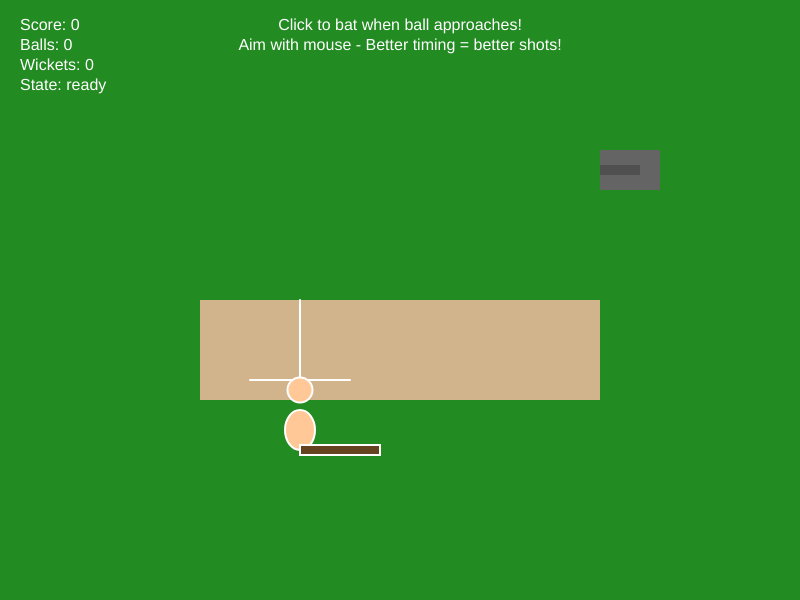
Frame 1 (no input)
Frame 60 (no input): identical to frame 1, image omitted
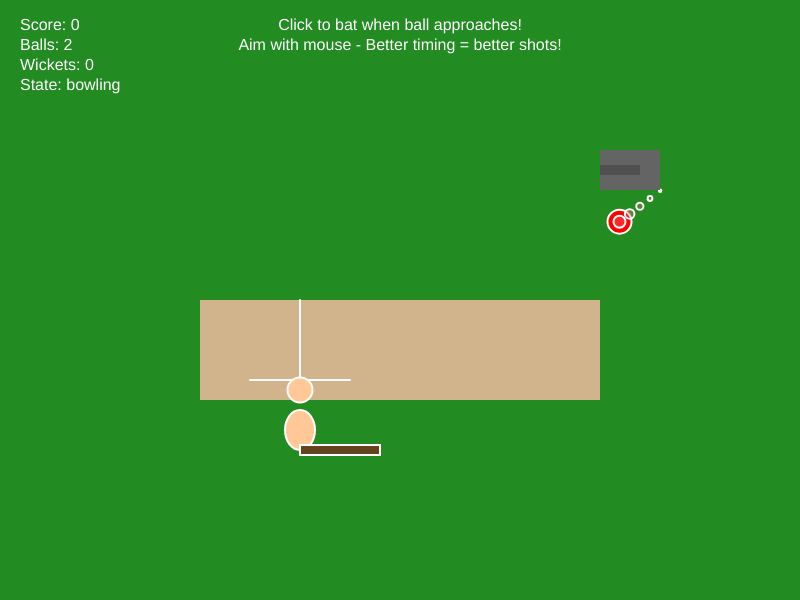
Frame 120 (the mouse pressed at the canvas centre since frame 60)

The p5.js sketch that drew these frames (run headless with seeded random() and noise() and a simulated clock; from frame 60 on, the mouse is pressed at the canvas centre):

// p5.js sketch
// ── sketch.js
// sketch.js - Working Cricket Game
let batsmanX, batsmanY;
let ballX, ballY, ballSpeedX, ballSpeedY;
let score = 0;
let ballsBowled = 0;
let wickets = 0;
let gameState = "ready"; // ready, bowling, batting, scored, out
let ballInAir = false;
let shotPower = 0;
let timing = 0;
let ballSize = 12;
let batAngle = 0;
let swingProgress = 0;
let lastBallTime = 0;
let ballInterval = 1500;

// Pitch dimensions
let pitch = {
    x: 200,
    y: 300,
    width: 400,
    height: 100
};

function setup() {
    createCanvas(800, 600);
    resetBatsman();
    resetBall();
}

function resetBatsman() {
    batsmanX = 300;
    batsmanY = 450;
}

function resetBall() {
    ballX = 650;
    ballY = 200;
    ballSpeedX = 0;
    ballSpeedY = 0;
    ballInAir = false;
    swingProgress = 0;
}

function bowlBall() {
    if (ballInAir) return;
    
    ballsBowled++;
    ballInAir = true;
    gameState = "bowling";
    
    // Random bowling variations
    let speed = random(5, 8);
    let angleVariation = random(-0.5, 0.5);
    
    // Calculate trajectory towards batsman
    let targetX = batsmanX + random(-20, 20);
    let targetY = batsmanY - 20;
    
    let dx = targetX - ballX;
    let dy = targetY - ballY;
    let distance = dist(ballX, ballY, targetX, targetY);
    
    ballSpeedX = (dx / distance) * speed;
    ballSpeedY = (dy / distance) * speed;
}

function updateBall() {
    if (!ballInAir) return;
    
    // Add gravity
    ballSpeedY += 0.1;
    
    // Update ball position
    ballX += ballSpeedX;
    ballY += ballSpeedY;
    
    // Check if ball reached batsman
    if (ballX > batsmanX - 50 && ballX < batsmanX + 50 && 
        ballY > batsmanY - 50 && ballY < batsmanY + 50) {
        if (gameState === "bowling") {
            gameState = "batting";
        }
    }
    
    // Check boundaries
    if (ballY > height - 50 || ballX < 50 || ballX > width - 50 || ballY < 50) {
        if (gameState === "bowling") {
            // Missed the ball - check for wicket
            if (ballX > 250 && ballX < 350 && ballY > 430 && ballY < 470) {
                wickets++;
                gameState = "out";
                showMessage("WICKET! Bowled!");
            } else {
                gameState = "ready";
                showMessage("Dot ball");
            }
        }
        resetBall();
    }
}

function playShot() {
    if (gameState !== "batting") return;
    
    // Calculate timing based on ball position
    let distanceToBat = dist(ballX, ballY, batsmanX, batsmanY);
    timing = map(distanceToBat, 0, 80, 1.0, 0.0, true);
    
    // Calculate shot power based on mouse position
    let mouseDist = dist(mouseX, mouseY, batsmanX, batsmanY);
    shotPower = map(mouseDist, 0, 200, 0.5, 1.5, true);
    
    // Calculate hit direction based on mouse angle
    let hitAngle = atan2(mouseY - batsmanY, mouseX - batsmanX);
    
    // Apply force to ball
    let hitStrength = timing * shotPower * 8;
    ballSpeedX = cos(hitAngle) * hitStrength;
    ballSpeedY = sin(hitAngle) * hitStrength;
    
    // Calculate score
    calculateScore(hitAngle, timing, shotPower);
    
    gameState = "scored";
    swingProgress = 1.0;
}

function calculateScore(hitAngle, timing, power) {
    let baseScore = 0;
    let quality = timing * power;
    
    if (quality > 0.8) {
        // Excellent shot - boundary
        baseScore = abs(hitAngle) < PI/4 ? 6 : 4;
        showMessage(`EXCELLENT SHOT! ${baseScore} runs!`);
    } else if (quality > 0.6) {
        // Good shot - runs
        baseScore = floor(random(2, 4));
        showMessage(`Good shot! ${baseScore} runs`);
    } else if (quality > 0.4) {
        // OK shot - single
        baseScore = 1;
        showMessage("Single run");
    } else {
        // Poor shot
        baseScore = 0;
        showMessage("Dot ball");
        
        // Chance of wicket on poor shots
        if (random() < 0.2) {
            wickets++;
            gameState = "out";
            showMessage("WICKET! Caught!");
        }
    }
    
    score += baseScore;
}

function showMessage(msg) {
    console.log(msg);
    // You can add visual message display here
}

function draw() {
    background(34, 139, 34); // Green field
    
    drawPitch();
    drawBatsman();
    drawBall();
    drawUI();
    drawBowlingMachine();
    
    // Game logic
    updateBall();
    updateBatSwing();
    
    // Auto bowl after interval
    if (millis() - lastBallTime > ballInterval && !ballInAir && gameState !== "out") {
        bowlBall();
        lastBallTime = millis();
    }
}

function drawPitch() {
    // Draw pitch
    fill(210, 180, 140); // Light brown
    noStroke();
    rect(pitch.x, pitch.y, pitch.width, pitch.height);
    
    // Draw crease
    stroke(255);
    strokeWeight(2);
    line(pitch.x + 100, pitch.y, pitch.x + 100, pitch.y + pitch.height);
    
    // Draw batting crease
    line(pitch.x + 50, pitch.y + pitch.height - 20, pitch.x + 150, pitch.y + pitch.height - 20);
}

function drawBatsman() {
    push();
    translate(batsmanX, batsmanY);
    
    // Draw batsman body
    fill(255, 200, 150);
    ellipse(0, -20, 30, 40); // Body
    ellipse(0, -60, 25, 25); // Head
    
    // Draw bat with swing animation
    rotate(batAngle);
    fill(101, 67, 33);
    rect(0, -5, 80, 10);
    
    pop();
}

function drawBall() {
    if (ballInAir) {
        fill(255, 0, 0);
        ellipse(ballX, ballY, ballSize * 2);
        
        // Ball trail
        for (let i = 0; i < 5; i++) {
            let trailX = ballX - ballSpeedX * i * 2;
            let trailY = ballY - ballSpeedY * i * 2;
            fill(255, 100, 100, 100 - i * 20);
            ellipse(trailX, trailY, ballSize * (1 - i * 0.2));
        }
    }
}

function drawBowlingMachine() {
    fill(100);
    rect(600, 150, 60, 40);
    
    // Machine barrel
    fill(80);
    rect(600, 165, 40, 10);
}

function drawUI() {
    fill(255);
    noStroke();
    textSize(16);
    textAlign(LEFT);
    
    text(`Score: ${score}`, 20, 30);
    text(`Balls: ${ballsBowled}`, 20, 50);
    text(`Wickets: ${wickets}`, 20, 70);
    text(`State: ${gameState}`, 20, 90);
    
    // Instructions
    textAlign(CENTER);
    text("Click to bat when ball approaches!", width/2, 30);
    text("Aim with mouse - Better timing = better shots!", width/2, 50);
    
    // Timing indicator
    if (gameState === "batting") {
        drawTimingIndicator();
    }
}

function drawTimingIndicator() {
    let x = width - 100;
    let y = 50;
    let w = 80;
    let h = 20;
    
    // Background
    fill(100);
    rect(x, y, w, h);
    
    // Timing bar
    let timingWidth = w * timing;
    if (timing > 0.7) {
        fill(0, 255, 0); // Green for good timing
    } else if (timing > 0.4) {
        fill(255, 255, 0); // Yellow for OK timing
    } else {
        fill(255, 0, 0); // Red for poor timing
    }
    rect(x, y, timingWidth, h);
    
    // Border
    noFill();
    stroke(255);
    strokeWeight(1);
    rect(x, y, w, h);
    
    fill(255);
    noStroke();
    textSize(12);
    text("Timing", x + w/2, y - 5);
}

function updateBatSwing() {
    if (swingProgress > 0) {
        swingProgress -= 0.1;
        batAngle = sin(swingProgress * PI) * 0.5;
    } else {
        batAngle = 0;
    }
}

function mousePressed() {
    if (gameState === "batting") {
        playShot();
    } else if (!ballInAir) {
        bowlBall();
    }
}

function keyPressed() {
    // Manual controls
    if (key === ' ') {
        if (!ballInAir) {
            bowlBall();
        }
    }
    if (key === 'r') {
        resetBall();
        gameState = "ready";
    }
}
